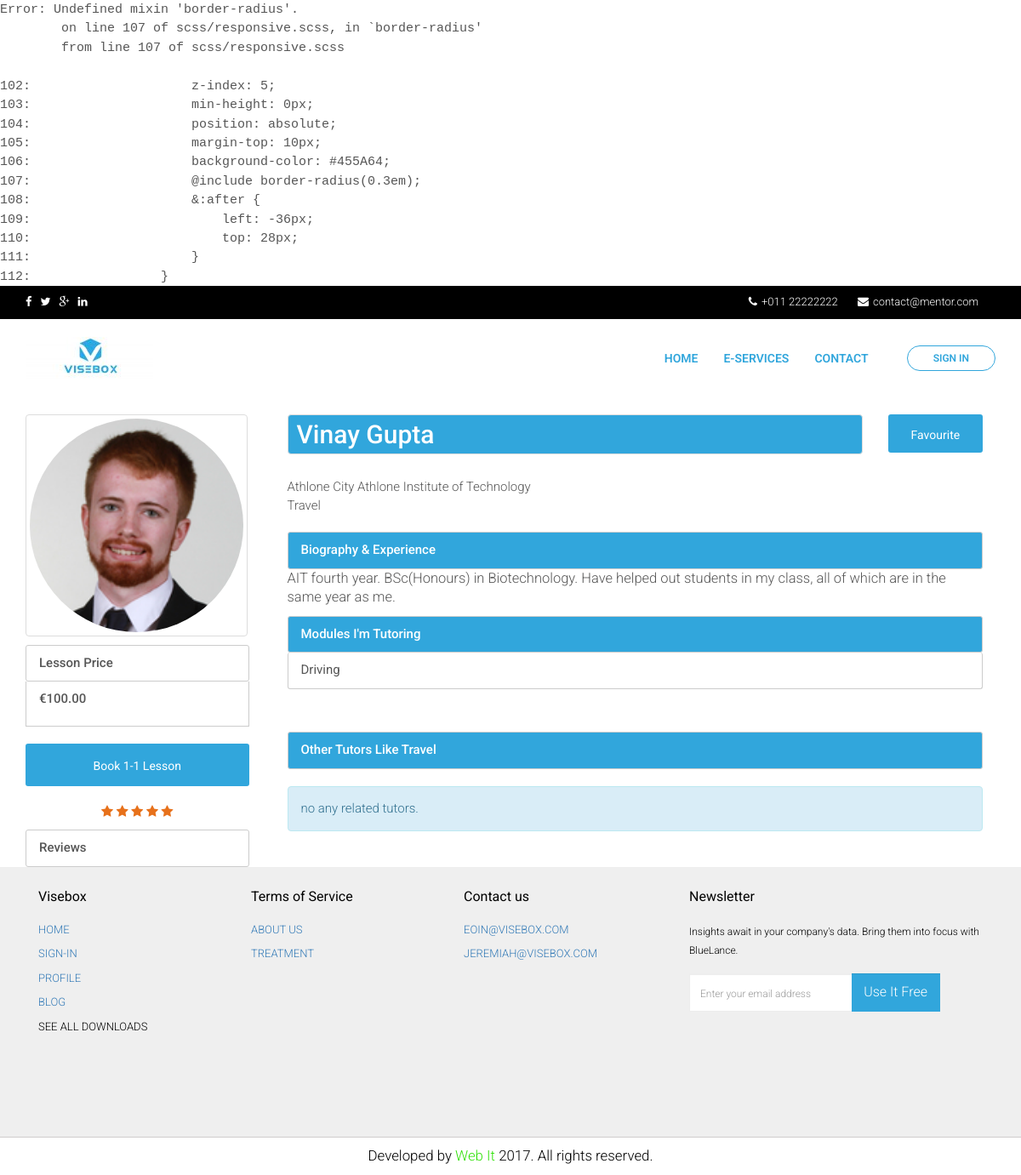
The app's page /module/test2-vinay-gupta with its own data.
### tables this page shows
CREATE TABLE IF NOT EXISTS `tbl_mymentorship` (
  `id` bigint(20) NOT NULL,
  `mentor_id` bigint(20) NOT NULL,
  `title` varchar(500) NOT NULL,
  `slug` text NOT NULL,
  `price` bigint(20) NOT NULL,
  `category_id` bigint(20) NOT NULL,
  `description` text NOT NULL,
  `op_msg` text NOT NULL,
  `image` varchar(300) NOT NULL,
  `seen` int(11) NOT NULL DEFAULT '0',
  `status` int(11) NOT NULL,
  `created_on` datetime NOT NULL,
  `updated_on` datetime NOT NULL
);

CREATE TABLE IF NOT EXISTS `tbl_mentors` (
  `mentor_id` bigint(20) NOT NULL,
  `country_id` int(25) DEFAULT NULL,
  `city_id` int(25) DEFAULT NULL,
  `university_id` int(25) DEFAULT NULL,
  `course_id` int(25) DEFAULT NULL,
  `category_id` bigint(20) DEFAULT NULL,
  `fullname` varchar(300) NOT NULL,
  `first_name` varchar(255) NOT NULL,
  `last_name` varchar(255) NOT NULL,
  `email` varchar(255) NOT NULL,
  `phone_no` varchar(255) NOT NULL,
  `password` varchar(255) DEFAULT NULL,
  `bio` text NOT NULL,
  `description` text NOT NULL,
  `image` varchar(300) NOT NULL,
  `status` int(2) NOT NULL DEFAULT '1',
  `ip_address` varchar(300) NOT NULL,
  `last_login` varchar(300) NOT NULL,
  `created_on` timestamp NOT NULL DEFAULT CURRENT_TIMESTAMP ON UPDATE CURRENT_TIMESTAMP,
  `updated_on` timestamp NOT NULL DEFAULT '0000-00-00 00:00:00'
);

CREATE TABLE IF NOT EXISTS `tbl_city` (
  `id` bigint(20) NOT NULL,
  `country_id` int(25) DEFAULT NULL,
  `city_name` varchar(255) NOT NULL,
  `slug` varchar(255) NOT NULL,
  `status` int(2) NOT NULL DEFAULT '1',
  `created_on` timestamp NOT NULL DEFAULT CURRENT_TIMESTAMP ON UPDATE CURRENT_TIMESTAMP,
  `updated_on` timestamp NOT NULL DEFAULT '0000-00-00 00:00:00'
);

CREATE TABLE IF NOT EXISTS `tbl_university` (
  `id` bigint(20) NOT NULL,
  `country_id` int(25) DEFAULT NULL,
  `city_id` int(25) DEFAULT NULL,
  `university_name` varchar(255) NOT NULL,
  `slug` varchar(255) NOT NULL,
  `status` int(2) NOT NULL DEFAULT '1',
  `created_on` timestamp NOT NULL DEFAULT CURRENT_TIMESTAMP ON UPDATE CURRENT_TIMESTAMP,
  `updated_on` timestamp NOT NULL DEFAULT '0000-00-00 00:00:00'
);

CREATE TABLE IF NOT EXISTS `tbl_category` (
  `category_id` bigint(20) NOT NULL,
  `name` varchar(255) DEFAULT NULL,
  `slug` varchar(255) NOT NULL,
  `description` varchar(255) DEFAULT NULL,
  `meta_keyword` varchar(255) NOT NULL,
  `meta_description` varchar(255) NOT NULL,
  `image` varchar(255) DEFAULT NULL,
  `status` int(10) NOT NULL DEFAULT '1',
  `created_on` date NOT NULL
);

CREATE TABLE IF NOT EXISTS `tbl_module` (
  `id` bigint(20) NOT NULL,
  `category_id` bigint(20) NOT NULL,
  `module_name` varchar(500) NOT NULL,
  `status` int(2) NOT NULL DEFAULT '1',
  `created_on` timestamp NOT NULL DEFAULT CURRENT_TIMESTAMP ON UPDATE CURRENT_TIMESTAMP,
  `updated_on` timestamp NOT NULL DEFAULT '0000-00-00 00:00:00'
);

CREATE TABLE IF NOT EXISTS `tbl_pages` (
  `id` bigint(20) NOT NULL,
  `page_title` varchar(255) NOT NULL,
  `slug` varchar(255) NOT NULL,
  `short_content` text,
  `content` text NOT NULL,
  `meta_keyword` varchar(255) DEFAULT NULL,
  `meta_description` varchar(255) DEFAULT NULL,
  `parent` bigint(20) DEFAULT '1',
  `status` tinyint(1) NOT NULL DEFAULT '1' COMMENT '1=active, 0=deactive',
  `created_on` datetime NOT NULL,
  `updated_on` datetime NOT NULL,
  `image` text NOT NULL
);

### application/modules/home/views/mentor_profile.php (the view, shortened to what the rows shown need)
    <div class="container">
      <div class="row">
        <div class="col-md-3">
          <div class="profile-left">
            <div class="profile-image">
              <img class="img-circle" style="width: 251px;" src="<?php if(!empty($mentor->image)) { echo base_url('assets/upload/mentor/'.$mentor->image); } else{ echo base_url('assets/upload/mymentorship/'.$mentor->mymeberimage); } ?>">
            </div>
            <div class="price-sec">
              <div class="price-description">
                <ul>
                  <li>€<?php echo number_format($mentor->price,2);?></li>
                </ul>
              </div>
            </div>
          </div>
        </div>
        <div class="col-md-9">
          <div class="profile-right">
            <div class="col-md-10">
              <div class="profile-user-name">
                <h2><?php echo $mentor->fullname;?></h2>
              </div>
            </div>
          </div>
          <div class="col-md-12">
            <p>
              <ul>
                <li><?php echo get_city_name($mentor->city_id);?> City  <?php echo get_university_name($mentor->university_id);?></li>
                <li><?php echo get_cat_name($mentor->mymember_category_id);?></li>
              </ul>
            </p>
          </div>
          <div class="col-md-12">
            <div class="biography-details">
            <p><?php echo $mentor->bio;?></p>
            </div>
          </div>
          <div class="col-md-12">
            <div class="price-heading biography module module-data">
              <?php $modulesalls= get_modules_profile($mentor->mymeberid);?>
              <?php foreach ($modulesalls as $modulesall) : ?>
              <div class="col-md-4 p-0"><?php echo $modulesall->module_name;?></div>
            <?php endforeach;?>
            </div>
          </div>
          <div class="col-md-12">
            <div class="price-heading biography other-tutor">Other Tutors Like <?php echo get_cat_name($mentor->mymember_category_id);?></div>
          <?php  $category_module=get_category_module($mentor->mymember_category_id,$mentor->mentor_id);?>
           <?php if(!empty($category_module)) { ?>
           <?php foreach ($category_module as $mentor) : ?>
             <div class="col-md-4 m-50">
            <div class="profile-sec">
              <div class="profile-cover"></div>
              <div class="profile-picture">
                <img class="img-circle" src="<?php if(!empty($mentor->image)) { echo base_url('assets/upload/mentor/'.$mentor->image); } else{ echo base_url('assets/upload/mymentorship/'.$mentor->mymeberimage); } ?>">
              </div>
              <div class="title-name">
                <h4>
                  <?php echo $mentor->fullname;?>
                    <a data-tooltip="This tutor typically responds in under 30 minutes">
                      <i class="fa fa-bolt avg-response-time-bolt" aria-hidden="true"></i>
                    </a>
                </h4>
                <p> <?php echo get_city_name($mentor->city_id);?> City  <?php echo get_university_name($mentor->university_id);?></p>
                <p><?php echo get_modules_count($mentor->mymeberid);?> modules including <?php echo get_cat_name($mentor->mymember_category_id);?></p>
                <div class="rating">
                  <i class="fa fa-star" aria-hidden="true"></i>
                  <i class="fa fa-star" aria-hidden="true"></i>
                  <i class="fa fa-star" aria-hidden="true"></i>
                  <i class="fa fa-star" aria-hidden="true"></i>
                  <i class="fa fa-star" aria-hidden="true"></i>
                </div>
                <p><i class="fa fa-check-square" style="color:#31A6DC;" aria-hidden="true"></i>
Verified by Visebox</p>
                <ul class="panel-menu">
                  <li class="panel-menu-item">
                    <span class="text-inherit1">
                    Modules
                    <h5 class="m-y-0"><?php echo get_modules_count($mentor->mymeberid);?></h5>
                    </span>
                  </li>
                  <li class="panel-menu-item">
                    <span class="text-inherit1">
                    Price
                    <h5 class="m-y-0 nobr"><?php echo '€'.number_format($mentor->price,2);?></h5>
                    </span>
                  </li>
                </ul>
                <div class="profile-btm">
                    <span class="view"><a href="<?php echo base_url('module/'.$mentor->slug);?>" target="_blank">view profile</a></span>
                    <span class="view"><a href="#">message</a></span>
                  </div>
              </div>
            </div>
          </div>
          <?php endforeach;?>
<?php } else { ?>
         <div class="alert alert-info m-top" role="alert">no any related tutors.
          </div>
          <?php } ?>
        </div>
        </div>
      </div>
        </div>

### application/views/frontend/footer.php (shortened to what the rows shown need)
<section id="footer-menu" class="sections footer-menu">
            <div class="container">
                <div class="row">
                    <div class="footer-menu-wrapper">
                        <div class="col-md-8 col-sm-12 col-xs-12">
                            <div class="col-md-4 col-sm-6 col-xs-12">
                                <div class="menu-item">
                                    <ul>
                                        <?php $pages=get_cms();
                                        foreach ($pages as $page) : ?>
                                        <li><a href="<?php echo base_url($page->slug);?>"><?php echo $page->page_title;?></a></li>
                                        <?php endforeach;?>
                                    </ul>
                                </div>
                            </div>
                        </div>
                    </div>
                </div>
            </div>
        </section>

### records on screen
tbl_mymentorship: mentor.image (placeholder picture), price "100.00", mentor.fullname "Vinay Gupta", mentor.city_name "Athlone", mentor.university_name "Athlone Institute of Technology", category.name "Travel", mentor.bio "AIT fourth year. BSc(Honours) in Biotechnology. Have helped out students in my class, all of which are in the same year as me."
tbl_module: module_name "Driving"
tbl_pages: page_title "ABOUT US"
tbl_pages: page_title "TREATMENT"
